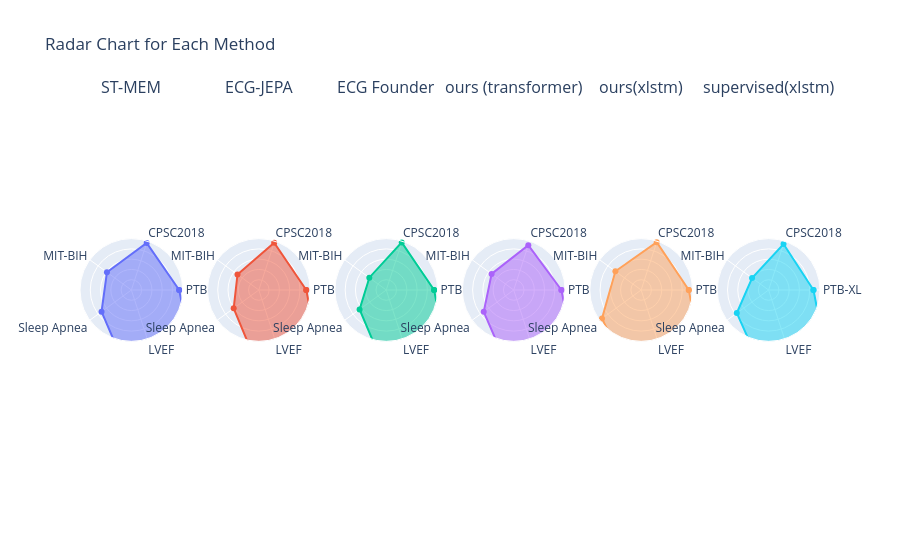

The cell this chart's notebook holds for it:
### Code cell
import pandas as pd
from plotly.subplots import make_subplots
import plotly.graph_objects as go

categories_closed = categories + [categories[0]]

fig = go.Figure()
# Plot one radar chart for each method on separate axes (subplots)

num_methods = len(df_raw)
fig = make_subplots(
    rows=1, cols=num_methods,
    specs=[[{'type': 'polar'}]*num_methods],
    subplot_titles=df_raw.index.tolist()
)

for i, (idx, row) in enumerate(df_raw.iterrows()):
    values = row.tolist() + [row.tolist()[0]]  # close the loop
    trace = fig.add_trace(
        go.Scatterpolar(
            r=values,
            theta=categories_closed,
            fill='toself',
            name=idx,
            line=dict(width=2),
            hoverinfo='skip',
        ),
        row=1, col=i+1
    )
    trace.update_polars(
        radialaxis=dict(visible=True, range=[0., 1], showticklabels=False, showline=False),
        # angularaxis=dict(showticklabels=False)
    )

fig.update_layout(
    showlegend=False,
    title="Radar Chart for Each Method",
)
fig.show()

### Figure 1 — Plotly figure (JSON) as saved in the notebook; plotly's stock layout.template omitted (floating-point values rounded to 4 significant figures)
{"data": [{"fill": "toself", "hoverinfo": "skip", "line": {"width": 2}, "name": "ST-MEM", "r": [0.93, 0.962, 0.588, 0.718, 7.67, 0.93], "subplot": "polar", "theta": ["PTB-XL", "CPSC2018", "MIT-BIH", "Sleep Apnea", "LVEF", "PTB-XL"], "type": "scatterpolar"}, {"fill": "toself", "hoverinfo": "skip", "line": {"width": 2}, "name": "ECG-JEPA", "r": [0.923, 0.966, 0.513, 0.605, 7.49, 0.923], "subplot": "polar2", "theta": ["PTB-XL", "CPSC2018", "MIT-BIH", "Sleep Apnea", "LVEF", "PTB-XL"], "type": "scatterpolar"}, {"fill": "toself", "hoverinfo": "skip", "line": {"width": 2}, "name": "ECG Founder", "r": [0.931, 0.973, 0.408, 0.642, 7.29, 0.931], "subplot": "polar3", "theta": ["PTB-XL", "CPSC2018", "MIT-BIH", "Sleep Apnea", "LVEF", "PTB-XL"], "type": "scatterpolar"}, {"fill": "toself", "hoverinfo": "skip", "line": {"width": 2}, "name": "ours (transformer)", "r": [0.928, 0.918, 0.532, 0.721, 7.42, 0.928], "subplot": "polar4", "theta": ["PTB-XL", "CPSC2018", "MIT-BIH", "Sleep Apnea", "LVEF", "PTB-XL"], "type": "scatterpolar"}, {"fill": "toself", "hoverinfo": "skip", "line": {"width": 2}, "name": "ours(xlstm)", "r": [0.927, 0.979, 0.62, 0.942, 6.91, 0.927], "subplot": "polar5", "theta": ["PTB-XL", "CPSC2018", "MIT-BIH", "Sleep Apnea", "LVEF", "PTB-XL"], "type": "scatterpolar"}, {"fill": "toself", "hoverinfo": "skip", "line": {"width": 2}, "name": "supervised(xlstm)", "r": [0.873, 0.941, 0.398, 0.765, 6.96, 0.873], "subplot": "polar6", "theta": ["PTB-XL", "CPSC2018", "MIT-BIH", "Sleep Apnea", "LVEF", "PTB-XL"], "type": "scatterpolar"}], "layout": {"annotations": [{"font": {"size": 16}, "showarrow": false, "text": "ST-MEM", "x": 0.06944, "xanchor": "center", "xref": "paper", "y": 1, "yanchor": "bottom", "yref": "paper"}, {"font": {"size": 16}, "showarrow": false, "text": "ECG-JEPA", "x": 0.2417, "xanchor": "center", "xref": "paper", "y": 1, "yanchor": "bottom", "yref": "paper"}, {"font": {"size": 16}, "showarrow": false, "text": "ECG Founder", "x": 0.4139, "xanchor": "center", "xref": "paper", "y": 1, "yanchor": "bottom", "yref": "paper"}, {"font": {"size": 16}, "showarrow": false, "text": "ours (transformer)", "x": 0.5861, "xanchor": "center", "xref": "paper", "y": 1, "yanchor": "bottom", "yref": "paper"}, {"font": {"size": 16}, "showarrow": false, "text": "ours(xlstm)", "x": 0.7583, "xanchor": "center", "xref": "paper", "y": 1, "yanchor": "bottom", "yref": "paper"}, {"font": {"size": 16}, "showarrow": false, "text": "supervised(xlstm)", "x": 0.9306, "xanchor": "center", "xref": "paper", "y": 1, "yanchor": "bottom", "yref": "paper"}], "polar": {"domain": {"x": [0, 0.1389], "y": [0, 1]}, "radialaxis": {"range": [0, 1], "showline": false, "showticklabels": false, "visible": true}}, "polar2": {"domain": {"x": [0.1722, 0.3111], "y": [0, 1]}, "radialaxis": {"range": [0, 1], "showline": false, "showticklabels": false, "visible": true}}, "polar3": {"domain": {"x": [0.3444, 0.4833], "y": [0, 1]}, "radialaxis": {"range": [0, 1], "showline": false, "showticklabels": false, "visible": true}}, "polar4": {"domain": {"x": [0.5167, 0.6556], "y": [0, 1]}, "radialaxis": {"range": [0, 1], "showline": false, "showticklabels": false, "visible": true}}, "polar5": {"domain": {"x": [0.6889, 0.8278], "y": [0, 1]}, "radialaxis": {"range": [0, 1], "showline": false, "showticklabels": false, "visible": true}}, "polar6": {"domain": {"x": [0.8611, 1], "y": [0, 1]}, "radialaxis": {"range": [0, 1], "showline": false, "showticklabels": false, "visible": true}}, "showlegend": false, "title": {"text": "Radar Chart for Each Method"}}}
